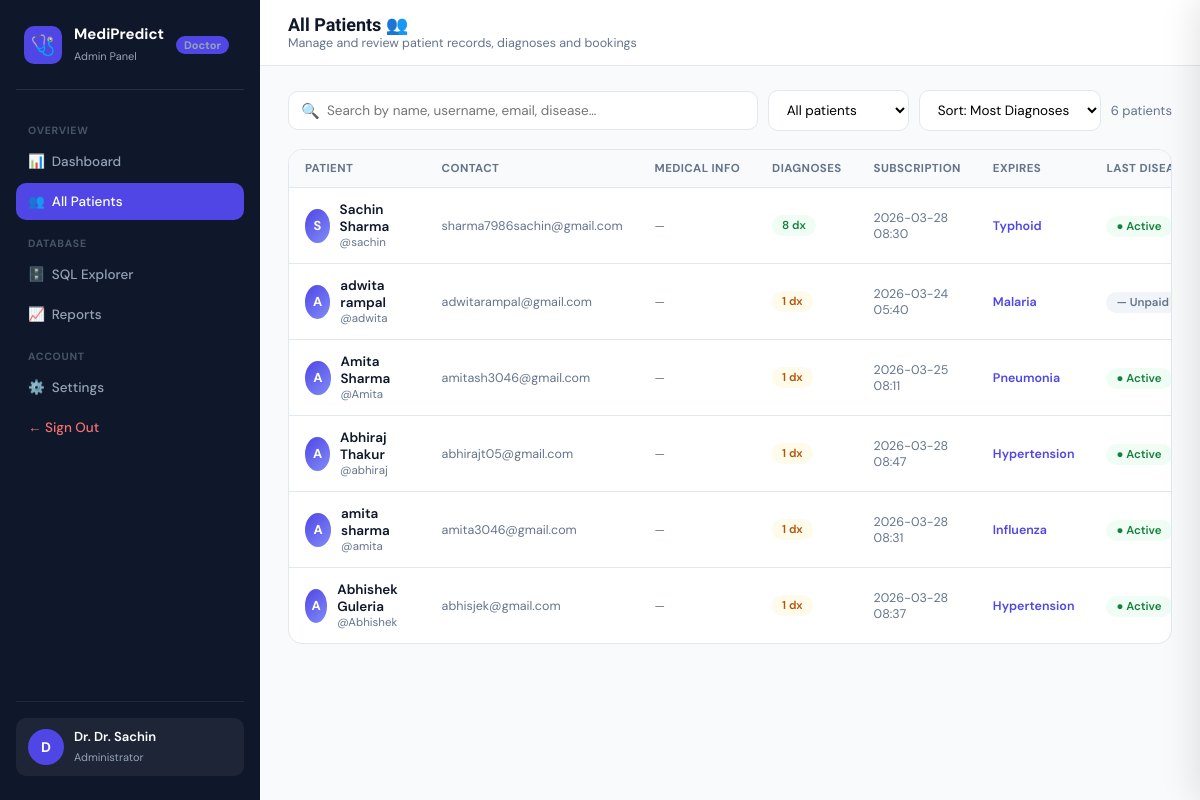
The app's page /doctor/patients (signed in), older data.
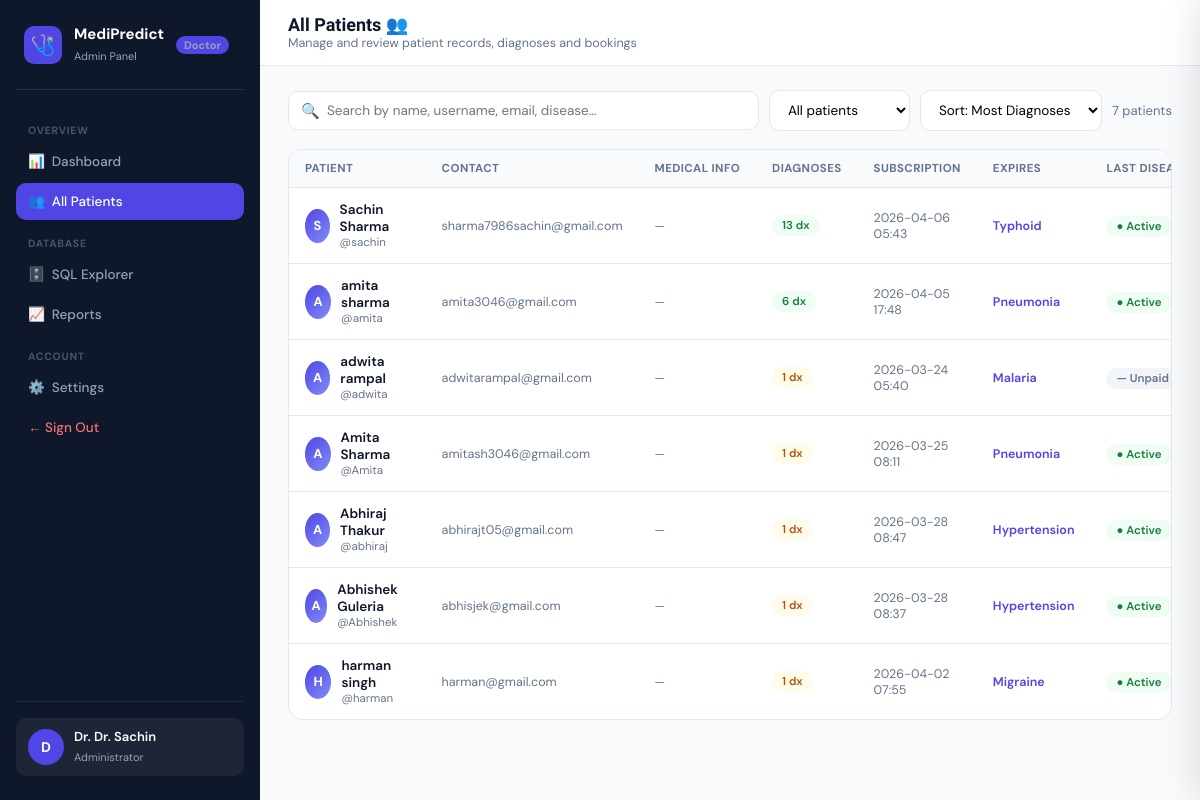
The same page, newer data.
### models.py (models this page shows, shortened)
class User(db.Model):
    __tablename__ = 'users'
    id          = db.Column(db.Integer,      primary_key=True)
    username    = db.Column(db.String(80),   unique=True, nullable=False)
    password    = db.Column(db.String(120),  nullable=False)
    first_name  = db.Column(db.String(80))
    last_name   = db.Column(db.String(80))
    email       = db.Column(db.String(120))
    role        = db.Column(db.String(20),   default='patient')
    joined      = db.Column(db.DateTime,     default=datetime.utcnow)
    age         = db.Column(db.String(10))
    gender      = db.Column(db.String(20))
    blood_group = db.Column(db.String(10))
    height      = db.Column(db.String(20))
    weight      = db.Column(db.String(20))
    allergies   = db.Column(db.Text)
    conditions  = db.Column(db.Text)
    medications = db.Column(db.Text)
    paid         = db.Column(db.Boolean,  default=False)   # True = active subscription
    paid_at      = db.Column(db.DateTime, nullable=True)   # When last payment was made
    expires_at   = db.Column(db.DateTime, nullable=True)   # Subscription expiry date
    payment_id   = db.Column(db.String(60), nullable=True) # Razorpay payment ID
    payment_amount = db.Column(db.Integer, nullable=True)  # Amount paid in rupees
    @property
    def subscription_status(self):
        if self.role == 'doctor':
            return 'admin'
        if not self.paid or not self.expires_at:
            return 'unpaid'
        now = datetime.utcnow()
        if self.expires_at < now:
            return 'expired'
        if (self.expires_at - now).days <= 30:
            return 'expiring_soon'
        return 'active'
    @property
    def days_remaining(self):
        if not self.expires_at:
            return 0
        delta = (self.expires_at - datetime.utcnow()).days
        return max(0, delta)
    def to_dict(self):
        return {
            "id":           self.id,
            "username":     self.username          or "",
            "first_name":   self.first_name        or "",
            "last_name":    self.last_name         or "",
            "email":        self.email             or "",
            "role":         self.role if self.role else "patient",
            "paid":         self.paid,
            "joined":       self.joined.strftime("%Y-%m-%d") if self.joined else "",
            "paid_at":      self.paid_at.strftime("%Y-%m-%d") if self.paid_at else "",
            "expires_at":   self.expires_at.strftime("%Y-%m-%d") if self.expires_at else "",
            "days_remaining":    self.days_remaining,
            "subscription_status": self.subscription_status,
            "payment_id":   self.payment_id        or "",
            "payment_amount": self.payment_amount  or 0,
            "age":          self.age               or "",
            "gender":       self.gender            or "",
            "blood_group":  self.blood_group       or "",
            "height":       self.height            or "",
            "weight":       self.weight            or "",
            "allergies":    self.allergies         or "",
            "conditions":   self.conditions        or "",
            "medications":  self.medications       or "",
        }

### app.py (the view)
@app.route("/doctor/patients")
@doctor_required
def doctor_patients():
    doc = current_user()
    from sqlalchemy import func
    patients = (db.session.query(
            User,
            func.count(Diagnosis.id).label("diag_count"),
            func.max(Diagnosis.created_at).label("last_diag"),
            func.max(Diagnosis.top_disease).label("last_disease"),
        )
        .outerjoin(Diagnosis, User.id == Diagnosis.user_id)
        .filter(User.role == "patient")
        .group_by(User.id)
        .order_by(func.count(Diagnosis.id).desc())
        .all()
    )
    patient_data = []
    for p, diag_count, last_diag, last_disease in patients:
        d = p.to_dict()
        d["diag_count"]   = diag_count or 0
        d["last_diag"]    = str(last_diag)[:16] if last_diag else "—"
        d["last_disease"] = last_disease or "—"
        patient_data.append(d)
    return render_template("doctor_patients.html",
                           username=doc.username,
                           patients=patient_data)

### app.py (called while the page is built)
def current_user():
    uid = session.get("user_id")
    return User.query.get(uid) if uid else None

def doctor_required(f):
    @wraps(f)
    def decorated(*args, **kwargs):
        if "user_id" not in session:
            return redirect(url_for("login"))
        user = current_user()
        if not user or user.role != "doctor":
            return redirect(url_for("home"))
        return f(*args, **kwargs)
    return decorated

### templates/Doctor_Patients.html (shortened to what this page needs)
<!DOCTYPE html>
<html lang="en">
<head>
</head>
<body>
<div class="layout">
<aside class="sidebar">
  <div class="logo"><div class="logo-icon">🩺</div><div><strong>MediPredict</strong><span>Admin Panel</span></div><span class="role-badge">Doctor</span></div>
  <div class="nav-section">Overview</div>
  <nav>
    <a href="/doctor">📊&nbsp; Dashboard</a>
    <a href="/doctor/patients" class="active">👥&nbsp; All Patients</a>
  </nav>
  <div class="nav-section">Database</div>
  <nav>
    <a href="/doctor/sql">🗄️&nbsp; SQL Explorer</a>
    <a href="/reports">📈&nbsp; Reports</a>
  </nav>
  <div class="nav-section">Account</div>
  <nav>
    <a href="/settings">⚙️&nbsp; Settings</a>
    <a href="/logout" style="color:#F87171;">← Sign Out</a>
  </nav>
  <div class="sidebar-footer">
    <div class="doc-card">
      <div class="doc-avatar" id="docInitial">D</div>
      <div class="doc-info"><strong>Dr. {{ username }}</strong><span>Administrator</span></div>
    </div>
  </div>
</aside>
<main class="main">
  <div class="topbar">
    <div><h1>All Patients 👥</h1><p>Manage and review patient records, diagnoses and bookings</p></div>
  </div>
  <div class="content">
    <div class="toolbar">
      <div class="search-box">
        <span class="search-icon">🔍</span>
        <input type="text" id="searchInput" placeholder="Search by name, username, email, disease…" oninput="filterTable()">
      </div>
      <select class="filter-sel" id="diagFilter" onchange="filterTable()">
        <option value="all">All patients</option>
      </select>
      <select class="filter-sel" id="sortCol" onchange="filterTable()">
        <option value="diag_count">Sort: Most Diagnoses</option>
      </select>
      <span class="toolbar-count" id="rowCount">{{ patients|length }} patients</span>
    </div>
    <div class="table-wrap">
      <table class="pt" id="patientsTable">
        <thead>
          <tr>
            <th>Patient</th>
            <th>Contact</th>
            <th>Medical Info</th>
            <th>Diagnoses</th>
            <th>Subscription</th>
            <th>Expires</th>
            <th>Last Disease</th>
          </tr>
        </thead>
        <tbody id="tableBody">
          {% for p in patients %}
          <tr class="pt-row {% if request.args.get('highlight')|string == p.id|string %}highlighted{% endif %}"
              data-username="{{ p.username | lower }}"
              data-name="{{ (p.first_name or '') ~ ' ' ~ (p.last_name or '') | lower }}"
              data-email="{{ (p.email or '') | lower }}"
              data-diag="{{ p.diag_count }}"
              data-joined="{{ p.joined }}"
              data-last="{{ p.last_diag }}"
              data-disease="{{ p.last_disease | lower }}">
            <td>
              <div style="display:flex;align-items:center;gap:10px;">
                <div class="p-avatar">{{ (p.first_name or p.username)[0] | upper }}</div>
                <div>
                  <div style="font-weight:600;">{{ p.first_name or '' }} {{ p.last_name or '' }}</div>
                  <div style="font-size:11.5px;color:var(--text-muted);">@{{ p.username }}</div>
                </div>
              </div>
            </td>
            <td style="color:var(--text-muted);font-size:12.5px;">{{ p.email or '—' }}</td>
            <td>
              <div style="display:flex;gap:5px;flex-wrap:wrap;">
                {% if not p.blood_group and not p.age and not p.gender %}<span style="color:var(--text-muted);font-size:12px;">—</span>{% endif %}
              </div>
            </td>
            <td>
              <span class="badge {{ 'diag-high' if p.diag_count >= 5 else ('diag-mid' if p.diag_count >= 1 else 'diag-zero') }}">
                {{ p.diag_count }} dx
              </span>
            </td>
            <td style="font-size:12.5px;color:var(--text-muted);">{{ p.last_diag }}</td>
            <td>
              {% if p.last_disease != '—' %}
              <span style="font-size:12.5px;font-weight:600;color:var(--indigo);">{{ p.last_disease }}</span>
              {% else %}<span style="color:var(--text-muted);">—</span>{% endif %}
            </td>
            <td>
              {% set ss = p.subscription_status if p.subscription_status else 'unpaid' %}
              {% if ss == 'active' %}
                <span style="padding:3px 10px;border-radius:99px;background:#F0FDF4;color:#15803D;font-size:11.5px;font-weight:600;">● Active</span>
              {% elif ss == 'expiring_soon' %}
                <span style="padding:3px 10px;border-radius:99px;background:#FFFBEB;color:#B45309;font-size:11.5px;font-weight:600;">⚠ Expiring</span>
              {% elif ss == 'expired' %}
                <span style="padding:3px 10px;border-radius:99px;background:#FEF2F2;color:#DC2626;font-size:11.5px;font-weight:600;">✗ Expired</span>
              {% else %}
                <span style="padding:3px 10px;border-radius:99px;background:#F1F5F9;color:#64748B;font-size:11.5px;font-weight:600;">— Unpaid</span>
              {% endif %}
            </td>
          </tr>
          {% endfor %}
        </tbody>
      </table>
    </div>
  </div>
</main>
</div>
</body>
</html>

### templates/Doctor_Patients.html (style rules this page uses)
*, *::before, *::after { box-sizing:border-box; margin:0; padding:0; }
:root { --indigo:#4F46E5; --indigo-pale:#EEF2FF; --indigo-light:#818CF8; --teal-pale:#F0FDFA; --amber:#B45309; --amber-pale:#FFFBEB; --red:#DC2626; --red-pale:#FEF2F2; --green:#15803D; --green-pale:#F0FDF4; --text:#0F172A; --text-muted:#64748B; --border:#E2E8F0; --white:#FFFFFF; --surface:#F8FAFC; --sidebar-w:260px; }
html,body { height:100%; font-family:'DM Sans',sans-serif; color:var(--text); background:var(--surface); }
.layout { display:flex; height:100vh; overflow:hidden; }
.sidebar { width:var(--sidebar-w); background:#0F172A; display:flex; flex-direction:column; padding:24px 16px; flex-shrink:0; }
.logo { display:flex; align-items:center; gap:12px; padding:0 8px 24px; border-bottom:1px solid rgba(255,255,255,.1); margin-bottom:20px; }
.logo-icon { width:38px; height:38px; border-radius:10px; background:var(--indigo); display:flex; align-items:center; justify-content:center; font-size:20px; }
.logo strong { font-size:15px; font-weight:700; color:white; display:block; }
.logo span { font-size:11px; color:#94A3B8; }
.role-badge { background:var(--indigo); color:white; font-size:10px; font-weight:700; padding:2px 8px; border-radius:99px; }
nav a { display:flex; align-items:center; gap:10px; padding:10px 12px; border-radius:10px; text-decoration:none; color:#94A3B8; font-size:13.5px; font-weight:500; margin-bottom:3px; transition:all .18s; }
nav a.active { background:var(--indigo); color:white; }
.nav-section { font-size:10.5px; font-weight:700; color:#475569; text-transform:uppercase; letter-spacing:.7px; padding:14px 12px 6px; }
.sidebar-footer { margin-top:auto; border-top:1px solid rgba(255,255,255,.08); padding-top:16px; }
.doc-card { display:flex; align-items:center; gap:10px; padding:10px 12px; border-radius:10px; background:rgba(255,255,255,.06); }
.doc-avatar { width:36px; height:36px; border-radius:50%; background:var(--indigo); display:flex; align-items:center; justify-content:center; color:white; font-weight:700; font-size:14px; }
.doc-info strong { display:block; font-size:13px; font-weight:600; color:white; }
.doc-info span { font-size:11px; color:#94A3B8; }
.main { flex:1; display:flex; flex-direction:column; overflow:hidden; }
.topbar { background:var(--white); border-bottom:1px solid var(--border); padding:14px 28px; display:flex; align-items:center; justify-content:space-between; flex-shrink:0; }
.topbar h1 { font-family:'Sora',sans-serif; font-size:18px; font-weight:700; }
.topbar p { font-size:12.5px; color:var(--text-muted); }
.content { flex:1; overflow-y:auto; padding:24px 28px; }
.toolbar { display:flex; gap:10px; align-items:center; margin-bottom:18px; flex-wrap:wrap; }
.search-box { position:relative; flex:1; min-width:220px; }
.search-box input { width:100%; padding:10px 14px 10px 38px; border:1.5px solid var(--border); border-radius:10px; font-family:'DM Sans',sans-serif; font-size:13.5px; outline:none; transition:border-color .2s; }
.search-icon { position:absolute; left:13px; top:50%; transform:translateY(-50%); font-size:15px; }
select.filter-sel { padding:10px 14px; border:1.5px solid var(--border); border-radius:10px; font-family:'DM Sans',sans-serif; font-size:13.5px; outline:none; cursor:pointer; background:white; }
.toolbar-count { font-size:13px; color:var(--text-muted); margin-left:auto; white-space:nowrap; }
.table-wrap { background:var(--white); border:1px solid var(--border); border-radius:14px; overflow:hidden; }
table.pt { width:100%; border-collapse:collapse; font-size:13.5px; }
table.pt th { padding:11px 16px; background:var(--surface); font-size:11.5px; font-weight:700; text-transform:uppercase; letter-spacing:.4px; color:var(--text-muted); border-bottom:1.5px solid var(--border); text-align:left; cursor:pointer; user-select:none; white-space:nowrap; }
table.pt td { padding:13px 16px; border-bottom:1px solid var(--border); vertical-align:middle; }
table.pt tr:last-child td { border-bottom:none; }
.p-avatar { width:34px; height:34px; border-radius:50%; background:linear-gradient(135deg,#4F46E5,#818CF8); display:flex; align-items:center; justify-content:center; color:white; font-weight:700; font-size:13px; }
.badge { padding:3px 10px; border-radius:99px; font-size:11.5px; font-weight:600; display:inline-block; }
.badge.diag-high { background:var(--green-pale); color:var(--green); }
.badge.diag-mid { background:var(--amber-pale); color:var(--amber); }

Row changes from the older to the newer data that the page shows:
computed for User "Sachin": diag_count "8" → "13"; last_diag "2026-03-28 08:30" → "2026-04-06 05:43"
shown differently, row unchanged: User "amita": diag_count "1" → "6"; last_diag "2026-03-28 08:31" → "2026-04-05 17:48"; last_disease "Influenza" → "Pneumonia"; moves up the list
added User: first_name "H", first_name "harman", last_name "singh", username "harman", email "harman@gmail.com", diag_count "1", last_diag "2026-04-02 07:55", last_disease "Migraine", shows "● Active"
Text that changed along with them:
{{ patients|length }}: "6" → "7"
